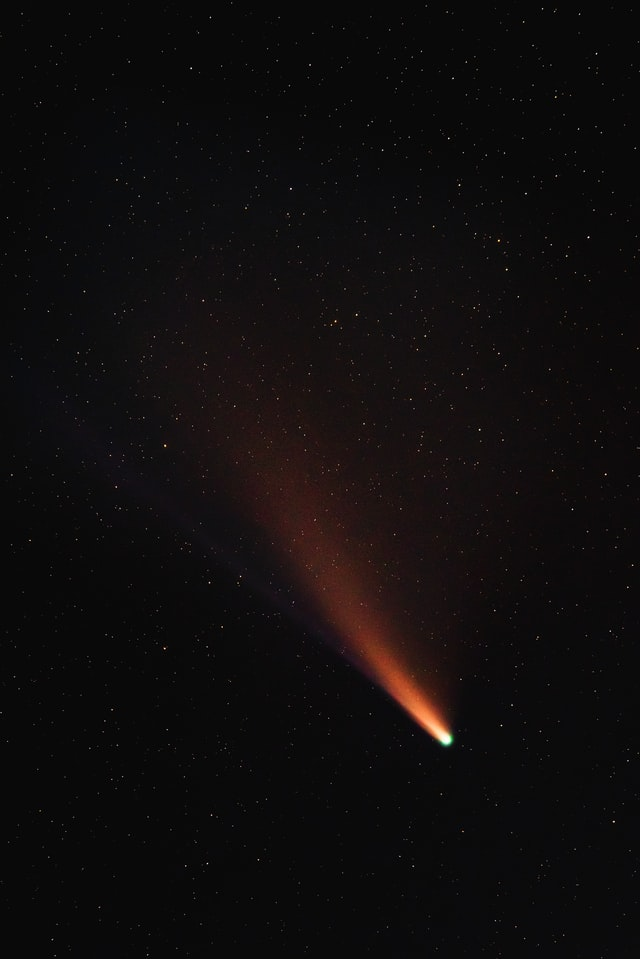
#> input picture saving-images/comet-original.jpg, 640 x 959 px
$ jupyter execute 'Saving Images.ipynb'   (shell and % lines are left out)
#> lines starting #> are read from the running program, lines starting #| are printed output that depends on the picture
# Saving Images

## Import Libraries

[cell 1]
import cv2
import matplotlib.pyplot as plt
from PIL import Image

## Load

IMAGE SOURCE: https://unsplash.com/photos/cdjsw6sjwLY

[cell 2]
img = cv2.imread('comet-original.jpg')
#> img is the input picture: shape (959, 640, 3); mean B, G, R 12.9, 12.7, 15.4
img = cv2.cvtColor(img,cv2.COLOR_BGR2RGB)
plt.imshow(img)

[cell 3]
img = cv2.cvtColor(img,cv2.COLOR_RGB2GRAY)
#> img: shape (959, 640)

[cell 4]
plt.imshow(img,cmap='gray')

## Save Method - Matplotlib

[cell 5]
plt.imsave('comet-gray-1.jpg',img, cmap='gray')
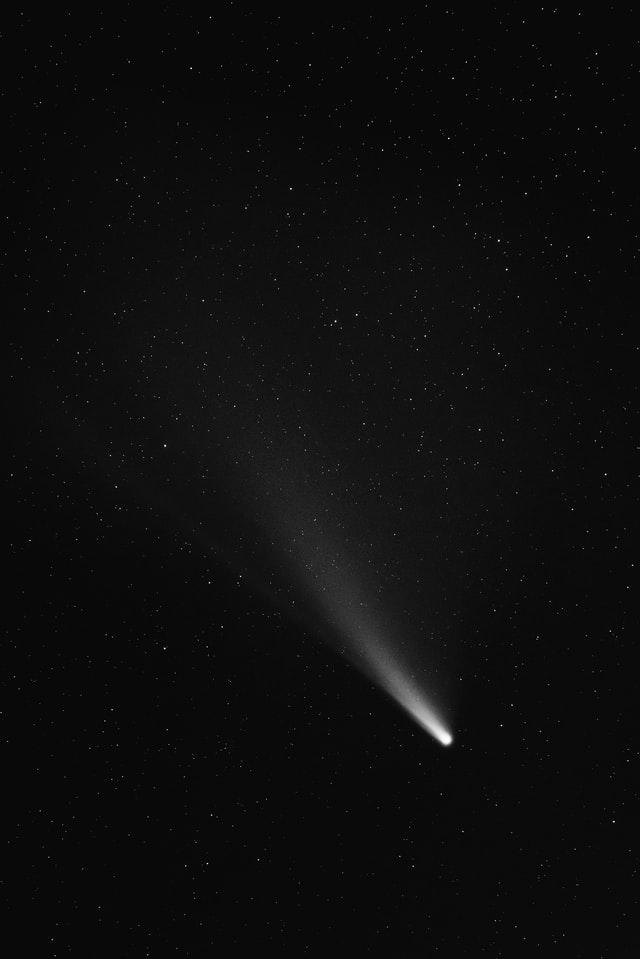
#> saved as comet-gray-1.jpg: shape (959, 640, 3); min 0, max 255, mean 13.5

## Save Method - Matplotlib, with axes

[cell 6]
img_and_axes = plt.imshow(img,cmap='gray')

[cell 7]
img_and_axes = img_and_axes.get_figure()

[cell 8]
img_and_axes.savefig('comet-gray-1-with-axes.jpg')

## Save Method - PIL

[cell 9]
img_pil = Image.fromarray(img)

[cell 10]
img_pil.save('comet-gray-2.jpg')

## Save Method - OpenCV

[cell 11]
cv2.imwrite('comet-gray-3.jpg',img)
#> Out = True
